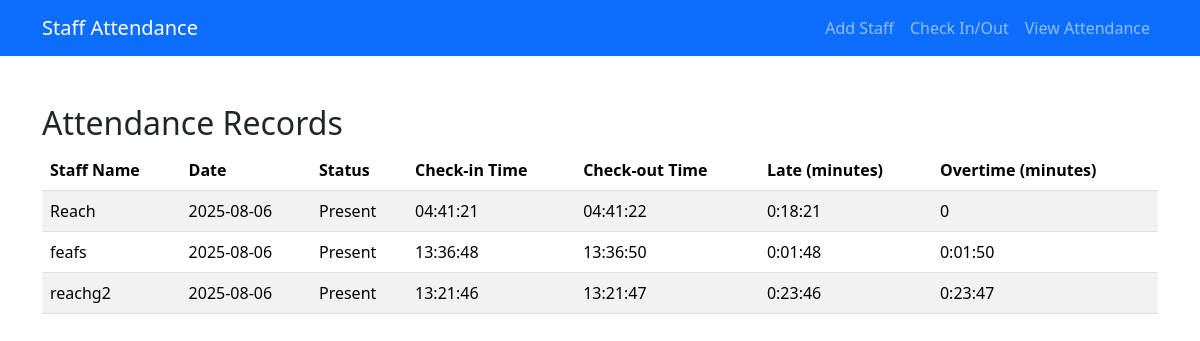
Page /view_attendance on the committed database.
### tables this page shows
CREATE TABLE attendance (
            id INTEGER PRIMARY KEY AUTOINCREMENT,
            user_id INTEGER,
            date TEXT,
            status TEXT,
            check_in_time TEXT,
            check_out_time TEXT,
            late TEXT,
            overtime TEXT,
            FOREIGN KEY (user_id) REFERENCES staff(id)
        );

CREATE TABLE staff (
            id INTEGER PRIMARY KEY AUTOINCREMENT,
            name TEXT NOT NULL,
            start_time TEXT,
            end_time TEXT,
            active INTEGER DEFAULT 1
        );

### app.py (the view)
@app.route('/view_attendance')
def view_attendance():
    conn = get_db()
    cursor = conn.cursor()
    cursor.execute('''
        SELECT u.name, a.date, a.status, a.check_in_time, a.check_out_time, a.late, a.overtime
        FROM attendance a
        JOIN staff u ON a.user_id = u.id
        ORDER BY a.date DESC, u.name
    ''')
    records = cursor.fetchall()
    conn.close()
    return render_template('view_attendance.html', records=records)

### app.py (called while the page is built)
def get_db_connection():
    conn = sqlite3.connect(DATABASE)
    conn.row_factory = sqlite3.Row
    return conn

def get_db():
    return get_db_connection()

### templates/view_attendance.html
{% include 'layout.html' %}
<div class="container mt-5">
    <h2>Attendance Records</h2>
    <table class="table table-striped">
        <thead>
            <tr>
                <th>Staff Name</th>
                <th>Date</th>
                <th>Status</th>
                <th>Check-in Time</th>
                <th>Check-out Time</th>
                <th>Late (minutes)</th>
                <th>Overtime (minutes)</th>
            </tr>
        </thead>
        <tbody>
            {% for record in records %}
            <tr>
                <td>{{ record['name'] }}</td>
                <td>{{ record['date'] }}</td>
                <td>{{ record['status'] }}</td>
                <td>{{ record['check_in_time'] or '-' }}</td>
                <td>{{ record['check_out_time'] or '-' }}</td>
                <td>{{ record['late'] or 0 }}</td>
                <td>{{ record['overtime'] or 0 }}</td>
            </tr>
            {% endfor %}
        </tbody>
    </table>
</div>

### rows in the picture
attendance: name "Reach", date "2025-08-06", status "Present", check_in_time "04:41:21", check_out_time "04:41:22", late "0:18:21", record "0"
attendance: name "feafs", date "2025-08-06", status "Present", check_in_time "13:36:48", check_out_time "13:36:50", late "0:01:48", overtime "0:01:50"
attendance: name "reachg2", date "2025-08-06", status "Present", check_in_time "13:21:46", check_out_time "13:21:47", late "0:23:46", overtime "0:23:47"
